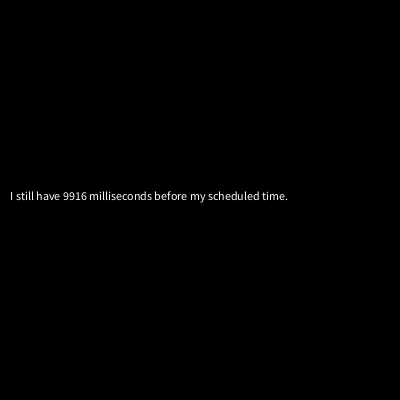
Frame 1 (no input)
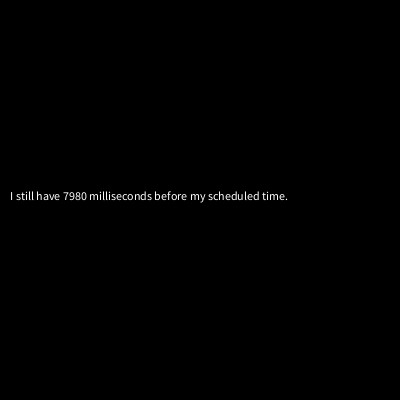
Frame 60 (the mouse pressed at the canvas centre just before this capture)
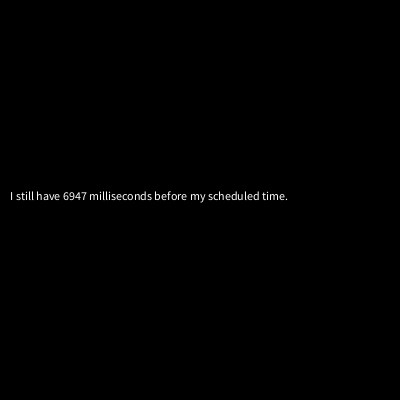
Frame 120 (the mouse held since frame 60 and released just before this capture)

The Processing sketch that drew these frames (run headless with seeded random() and noise(); from frame 60 on, the mouse is pressed at the canvas centre):

// Processing sketch: lesson_09_03_millis_timer
// ── lesson_09_03_millis_timer.pde
int scheduledTime;

void setup(){
  size(400, 400);
  scheduledTime = 10000;
}

void draw(){
  background(0);
  int diff = scheduledTime - millis();
  text("I still have " + diff + " milliseconds before my scheduled time.", 10, height/2);
}
